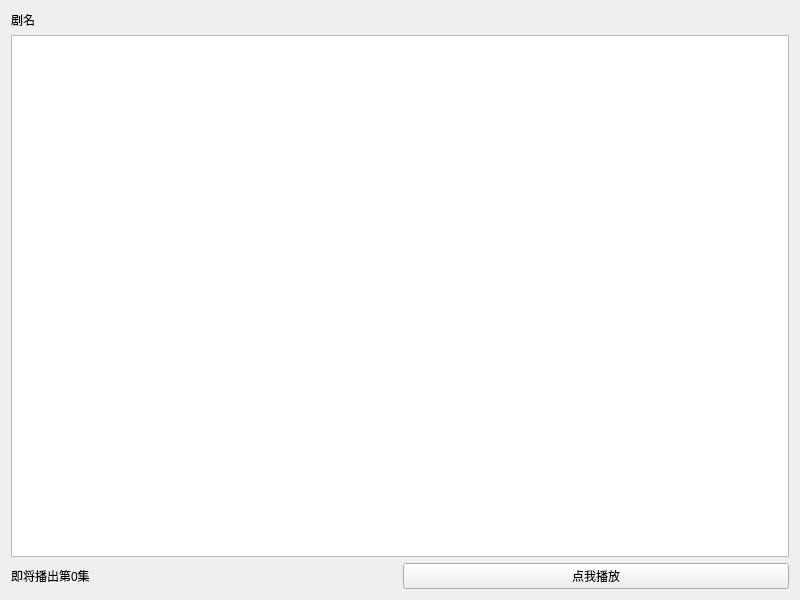
<?xml version="1.0" encoding="UTF-8"?>
<ui version="4.0">
 <class>Result</class>
 <widget class="QWidget" name="Result">
  <property name="geometry">
   <rect>
    <x>0</x>
    <y>0</y>
    <width>800</width>
    <height>600</height>
   </rect>
  </property>
  <property name="windowTitle">
   <string>视频搜索结果</string>
  </property>
  <layout class="QVBoxLayout" name="verticalLayout_2">
   <item>
    <layout class="QVBoxLayout" name="verticalLayout">
     <item>
      <layout class="QHBoxLayout" name="horizontalLayout">
       <item>
        <widget class="QLabel" name="label">
         <property name="text">
          <string>剧名</string>
         </property>
        </widget>
       </item>
       <item>
        <widget class="QLabel" name="videoName">
         <property name="text">
          <string/>
         </property>
        </widget>
       </item>
      </layout>
     </item>
     <item>
      <widget class="QTableView" name="tableView"/>
     </item>
     <item>
      <layout class="QHBoxLayout" name="horizontalLayout_2">
       <item>
        <widget class="QLabel" name="idx">
         <property name="text">
          <string>即将播出第0集</string>
         </property>
        </widget>
       </item>
       <item>
        <widget class="QPushButton" name="play">
         <property name="text">
          <string>点我播放</string>
         </property>
        </widget>
       </item>
      </layout>
     </item>
    </layout>
   </item>
  </layout>
 </widget>
 <resources/>
 <connections/>
</ui>
